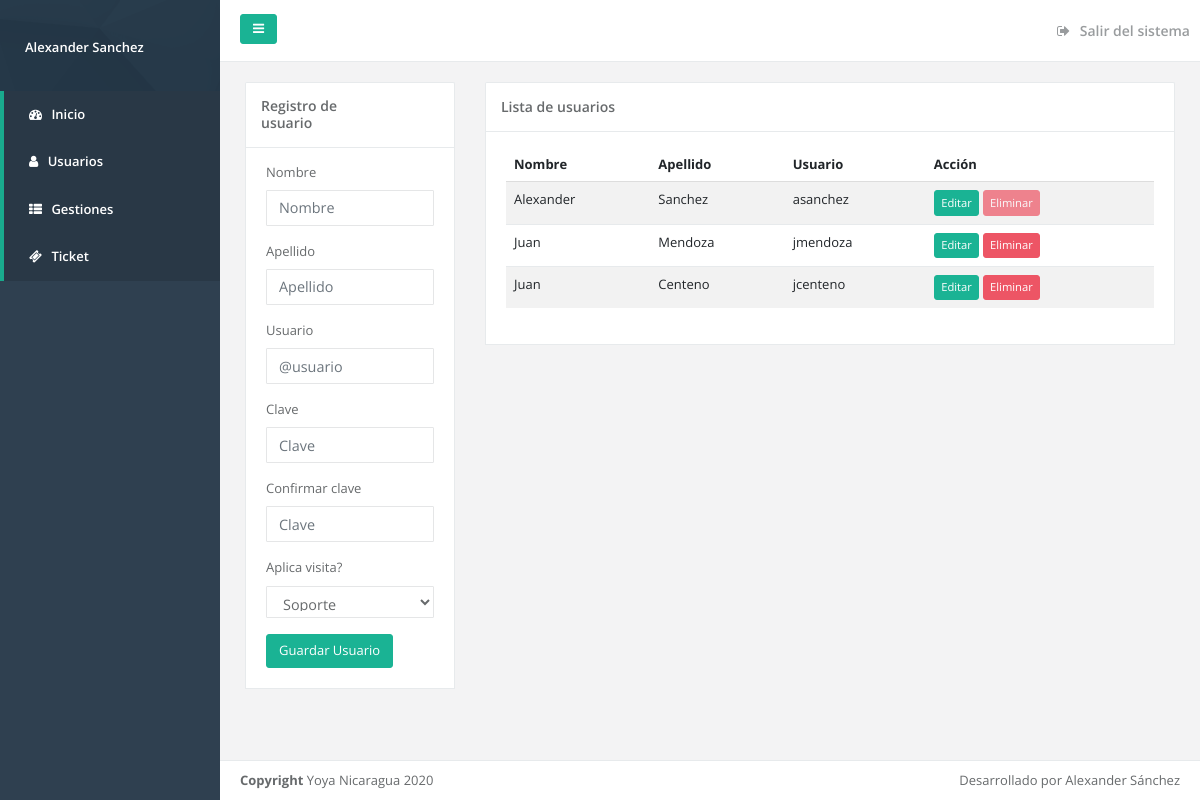
Before: /index.php?pag=usuarios (signed in) with the older database file.
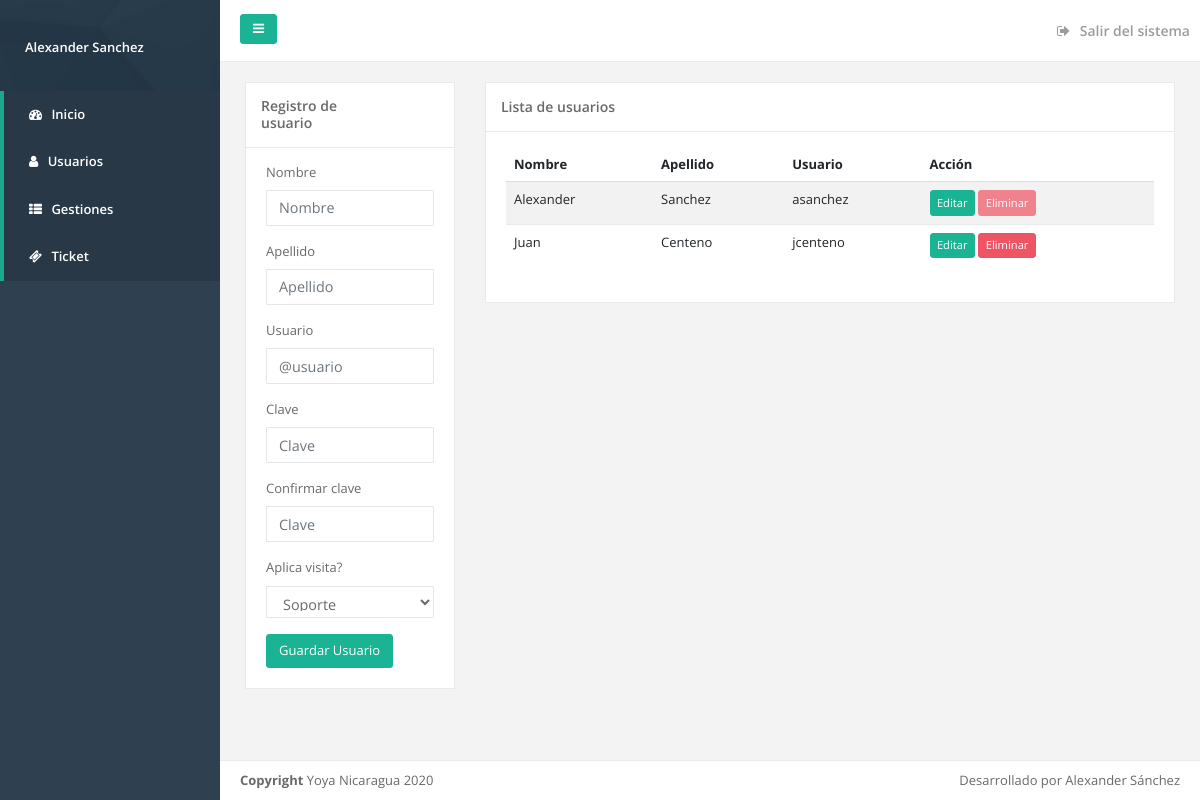
After: the same page with the newer database file.
### tables this page shows
CREATE TABLE IF NOT EXISTS `usuarios` (
  `usuario_id` int(11) NOT NULL AUTO_INCREMENT,
  `usuario` varchar(255) NOT NULL,
  `clave` varchar(255) NOT NULL,
  `nombre` varchar(255) NOT NULL,
  `apellido` varchar(255) NOT NULL,
  `permiso` int(11) NOT NULL,
  PRIMARY KEY (`usuario_id`)
);

### modules/usuarios.php (the view, shortened to what this page needs)
<div class="wrapper wrapper-content animated fadeInRight">
    <div class="row">
        <div class="col-lg-3">
            <div class="ibox ">
                <div class="ibox-title">
                    <h5>Registro de usuario</h5>
                </div>
                <div class="ibox-content">
                    <div class="row">
                        <div class="col-lg-12">
                            <form role="form" method="POST" action="modules/regUsuarios.php">
                                <div class="form-group"><label>Nombre</label> <input  autocomplete="off" name="nombre" type="text" placeholder="Nombre" class="form-control"></div>
                                <div class="form-group"><label>Apellido</label> <input  autocomplete="off" name="apellido" type="text" placeholder="Apellido" class="form-control"></div>
                                <div class="form-group"><label>Usuario</label> <input  autocomplete="off" name="usuario" type="text" placeholder="@usuario" class="form-control"></div>
                                <div class="form-group"><label>Clave</label> <input  autocomplete="off" name="clave" type="password" placeholder="Clave" class="form-control"></div>
                                <div class="form-group"><label>Confirmar clave</label> <input  autocomplete="off" name="clave_v" type="password" placeholder="Clave" class="form-control"></div>
                                <div class="form-group"><label>Aplica visita?</label>
                                    <select class="form-control m-b" name="permiso">
                                        <option value="1">Soporte</option>
                                    </select>
                                </div>
                                <input class="btn btn-primary" type="submit" value="Guardar Usuario" name="guardar">
                            </form>
                        </div>
                    </div>
                </div>
            </div>
        </div>
        <div class="col-lg-9">
        <div class="ibox ">
                <div class="ibox-title">
                    <h5>Lista de usuarios </h5>
                </div>
                <div class="ibox-content">
                    <div class="row">
                        <div class="col-lg-12">
                        <table class="table table-striped">
                            <thead>
                            <tr>
                                <th>Nombre</th>
                                <th>Apellido</th>
                                <th>Usuario</th>
                                <th>Acción</th>
                            </tr>
                            </thead>
                            <tbody>
                            <?php
                              $con= "SELECT * From usuarios";
                              $res = mysqli_query($conexion, $con);
                              while($row = mysqli_fetch_array($res)){
                                ?>
                                <tr>
                                    <td><?php echo $row['nombre']; ?></td>
                                    <td><?php echo $row['apellido']; ?></td>
                                    <td><?php echo $row['usuario']; ?></td>
                                    <td>
                                        <button type="button" class="btn btn-primary btn-xs"  data-toggle="modal" data-target="#editar<?php echo $row['usuario_id']; ?>">Editar</button>
                                        <?php
                                            if($_SESSION['USUARIO_ID'] == $row['usuario_id']){
                                                ?>
                                                    <button disabled type="button" class="btn btn-danger btn-xs" data-toggle="modal" data-target="#eliminar<?php echo $row['usuario_id']; ?>">Eliminar</button>
                                                <?php
                                            }else{
                                                ?>
                                                    <button type="button" class="btn btn-danger btn-xs" data-toggle="modal" data-target="#eliminar<?php echo $row['usuario_id']; ?>">Eliminar</button>
                                                <?php
                                            }
                                        ?>
                                    </td>
                                </tr>
                                  <?php
                              }
                            ?>
                            </tbody>
                        </table>
                        </div>
                    </div>
                </div>
            </div>
        </div>
    </div>
</div>

Changed rows visible on the page:
removed usuarios: nombre "Juan", apellido "Mendoza", usuario "jmendoza"
